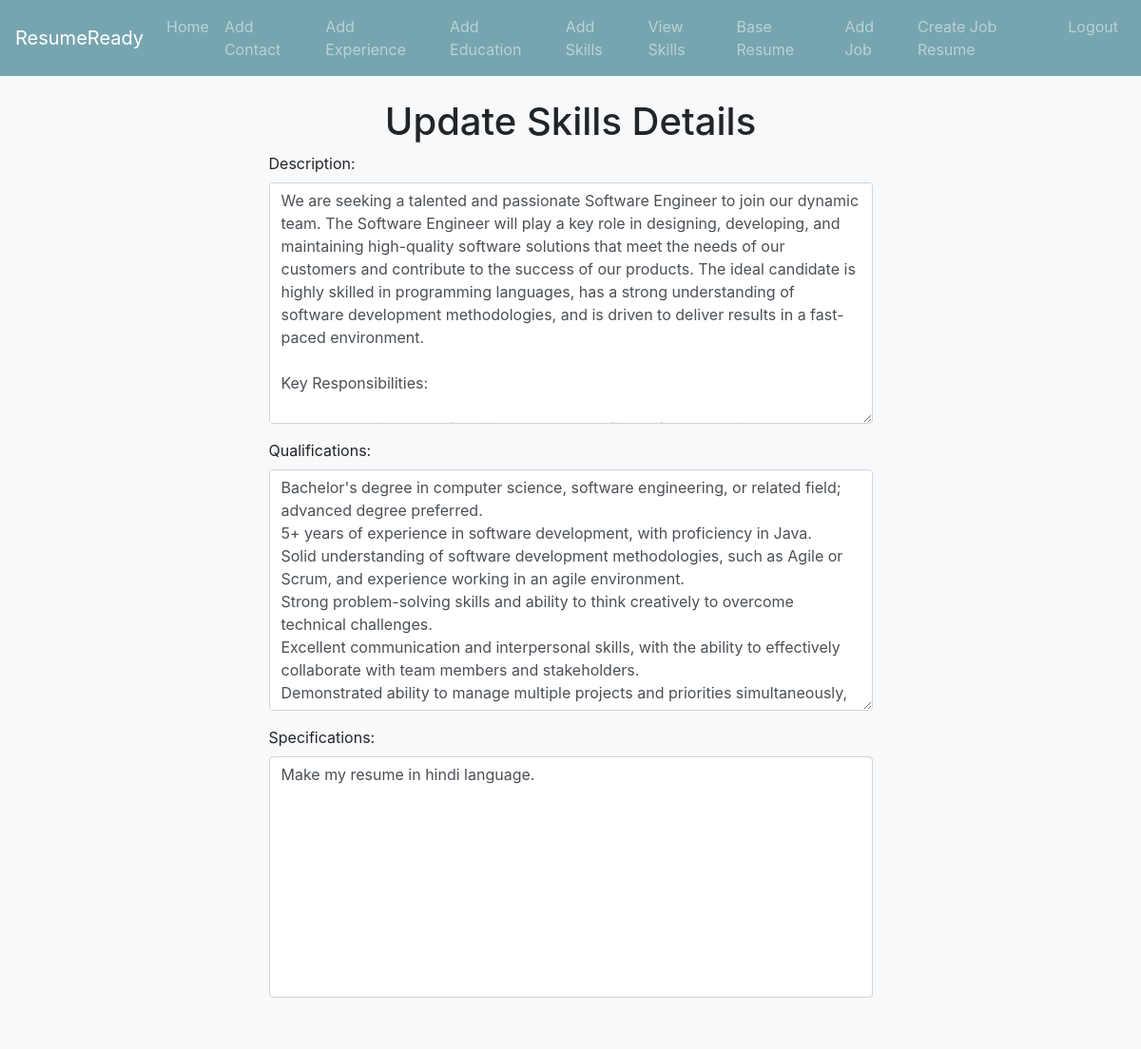
The page /update_jobs/2 (signed in) on the database as committed earlier.
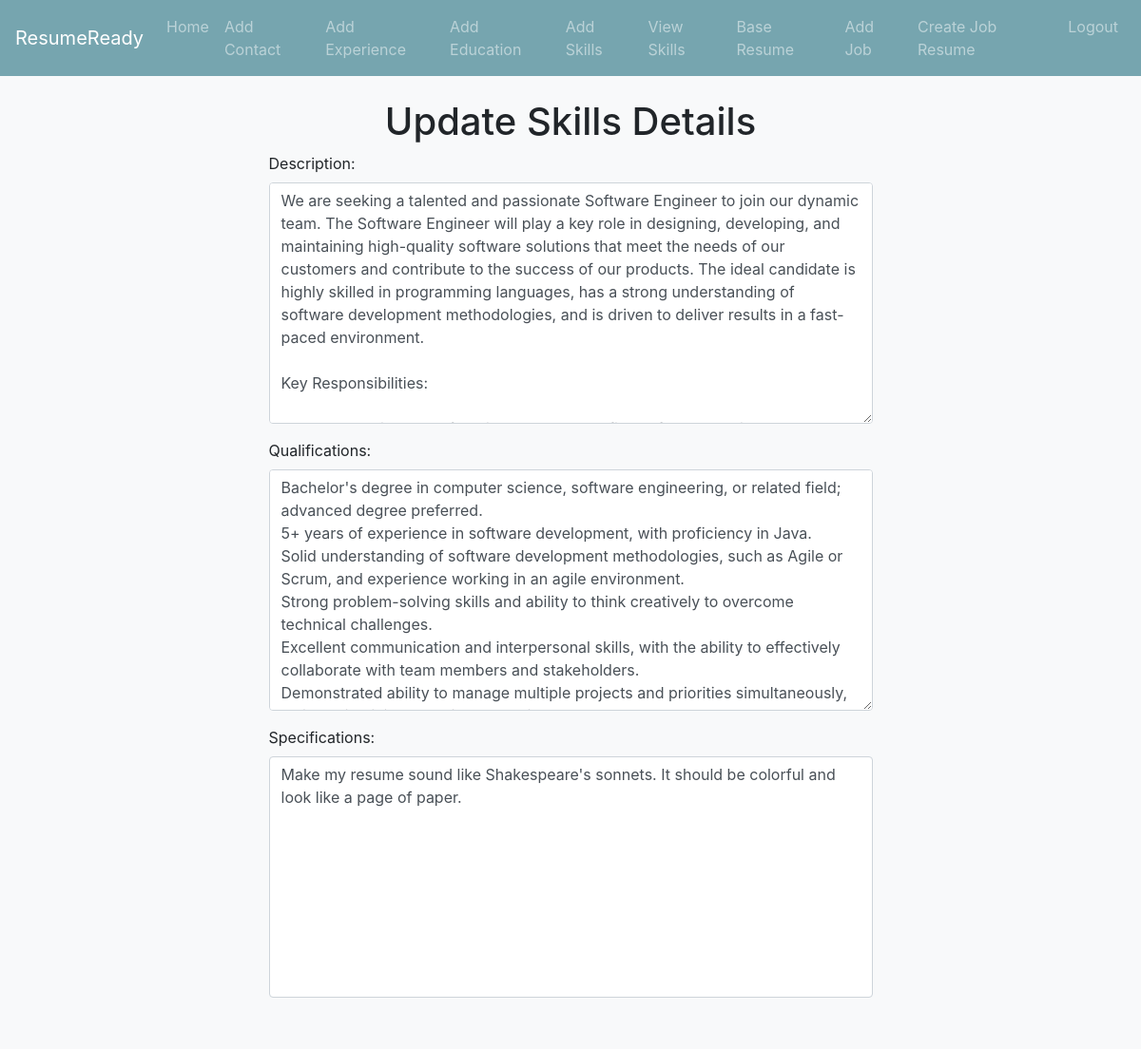
The same page on the database as committed later.
### details/models.py (models this page shows, shortened)
class Jobs(models.Model):
    description = models.TextField(blank=True)
    qualifications = models.TextField(blank=True)
    specifications = models.TextField(blank=True)
    owner = models.IntegerField('Job Owner', blank=False, default=1)

### details/views.py (the view)
# urls.py: path('update_jobs/<job_id>', views.update_jobs, name='update-jobs'),
def update_jobs(request, job_id):
    job = Jobs.objects.get(pk=job_id)
    form = JobsForm(request.POST or None, instance=job)
    if form.is_valid():
        form.save()
        return redirect('view-jobs')
    return render(request, 'details/update_jobs.html', {'form': form, 'job': job})

### details/forms.py
class JobsForm(ModelForm):
    class Meta:
        model = Jobs
        fields = ('description', 'qualifications', 'specifications')
    def __init__(self, *args, **kwargs):
        super(JobsForm, self).__init__(*args, **kwargs)
        self.fields['description'].widget.attrs['class'] = 'form-control'
        self.fields['qualifications'].widget.attrs['class'] = 'form-control'
        self.fields['specifications'].widget.attrs['class'] = 'form-control'

### details/templates/details/update_jobs.html (shortened to what this page needs)
{% extends 'details/base.html'%}
{% block content %}
    <h1 align="center">Update Skills Details</h1>
    {% if user.is_authenticated %}
    <div class="container">
        <div class="row justify-content-md-center">
            <div class="col col-lg-7">
            <form action="" method="post">
                {{ form.as_p }}
                <center><input type="submit" value="Submit" class="btn btn-warning"></center>
            </form>
            </div>
        </div>
    </div>
    {% else %}
        <h2> You need to be authenticated to access this page!</h2>
    {% endif %}
{% endblock %}

Rows that differ between the two databases and show on the page:
changed Jobs: specifications "Make my resume in hindi language." → "Make my resume sound like Shakespeare's sonnets. It should be colorful and look like a page of paper."
